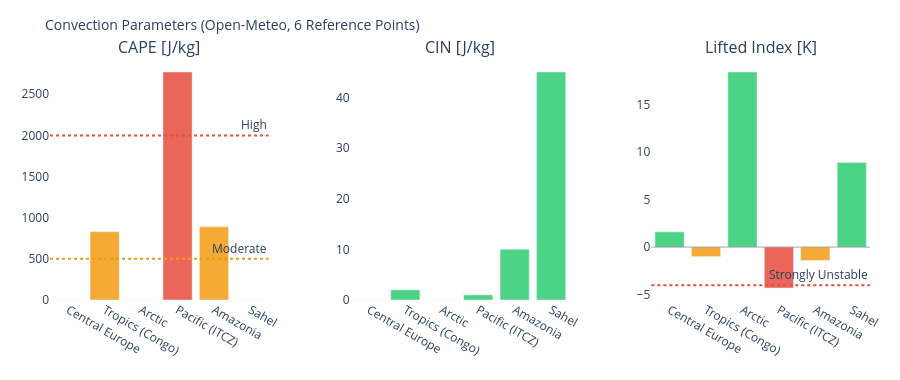

Notebook source saved alongside this figure:
### Markdown cell above
---
## 3. Visualizations

### Code cell
# ============================================================
# CAPE / CIN / LIFTED INDEX – Convection potential
# ============================================================

if not df_atm.empty:
    fig = make_subplots(
        rows=1, cols=3,
        subplot_titles=['CAPE [J/kg]', 'CIN [J/kg]', 'Lifted Index [K]'],
        horizontal_spacing=0.1
    )
    pts = df_atm['point'].tolist()
    pt_colors = ['#E85D24','#185FA5','#888780','#378ADD','#639922','#F2A623']

    # CAPE – höher = mehr Gewitterpotential
    cape_vals = df_atm['cape'].fillna(0).tolist()
    cape_colors = ['#e74c3c' if v > 2000 else '#f39c12' if v > 500 else '#2ecc71'
                   for v in cape_vals]
    fig.add_trace(go.Bar(x=pts, y=cape_vals, marker_color=cape_colors,
                         opacity=0.85, showlegend=False), row=1, col=1)
    fig.add_hline(y=2000, line_dash='dot', line_color='#e74c3c',
                  annotation_text='High', row=1, col=1)
    fig.add_hline(y=500,  line_dash='dot', line_color='#f39c12',
                  annotation_text='Moderate', row=1, col=1)

    # CIN – negativer = stärker gedeckelt (weniger Auslöse)
    cin_vals = df_atm['cin'].fillna(0).tolist()
    cin_colors = ['#e74c3c' if v < -200 else '#f39c12' if v < -50 else '#2ecc71'
                  for v in cin_vals]
    fig.add_trace(go.Bar(x=pts, y=cin_vals, marker_color=cin_colors,
                         opacity=0.85, showlegend=False), row=1, col=2)

    # Lifted Index – negativ = instabil
    li_vals = df_atm['li'].fillna(0).tolist()
    li_colors = ['#e74c3c' if v < -4 else '#f39c12' if v < 0 else '#2ecc71'
                 for v in li_vals]
    fig.add_trace(go.Bar(x=pts, y=li_vals, marker_color=li_colors,
                         opacity=0.85, showlegend=False), row=1, col=3)
    fig.add_hline(y=0, line_color='gray', line_width=0.7, row=1, col=3)
    fig.add_hline(y=-4, line_dash='dot', line_color='#e74c3c',
                  annotation_text='Strongly Unstable', row=1, col=3)

    fig.update_layout(
        title=dict(text='Convection Parameters (Open-Meteo, 6 Reference Points)', font=dict(size=14)),
        height=380, plot_bgcolor='rgba(0,0,0,0)', paper_bgcolor='rgba(0,0,0,0)',
        margin=dict(l=50, r=30, t=60, b=80)
    )
    fig.update_xaxes(tickangle=30)
    fig.show()

### Figure 1 — Plotly figure (JSON) as saved in the notebook; plotly's stock layout.template omitted (floating-point values rounded to 4 significant figures)
{"data": [{"marker": {"color": ["#2ecc71", "#f39c12", "#2ecc71", "#e74c3c", "#f39c12", "#2ecc71"]}, "opacity": 0.85, "showlegend": false, "type": "bar", "x": ["Central Europe", "Tropics (Congo)", "Arctic", "Pacific (ITCZ)", "Amazonia", "Sahel"], "xaxis": "x", "y": [0.0, 830.0, 0.0, 2770.0, 890.0, 0.0], "yaxis": "y"}, {"marker": {"color": ["#2ecc71", "#2ecc71", "#2ecc71", "#2ecc71", "#2ecc71", "#2ecc71"]}, "opacity": 0.85, "showlegend": false, "type": "bar", "x": ["Central Europe", "Tropics (Congo)", "Arctic", "Pacific (ITCZ)", "Amazonia", "Sahel"], "xaxis": "x2", "y": [0.0, 2.0, 0.0, 1.0, 10.0, 45.0], "yaxis": "y2"}, {"marker": {"color": ["#2ecc71", "#f39c12", "#2ecc71", "#e74c3c", "#f39c12", "#2ecc71"]}, "opacity": 0.85, "showlegend": false, "type": "bar", "x": ["Central Europe", "Tropics (Congo)", "Arctic", "Pacific (ITCZ)", "Amazonia", "Sahel"], "xaxis": "x3", "y": [1.6, -1.0, 18.4, -4.3, -1.4, 8.9], "yaxis": "y3"}], "layout": {"annotations": [{"font": {"size": 16}, "showarrow": false, "text": "CAPE [J/kg]", "x": 0.1333, "xanchor": "center", "xref": "paper", "y": 1.0, "yanchor": "bottom", "yref": "paper"}, {"font": {"size": 16}, "showarrow": false, "text": "CIN [J/kg]", "x": 0.5, "xanchor": "center", "xref": "paper", "y": 1.0, "yanchor": "bottom", "yref": "paper"}, {"font": {"size": 16}, "showarrow": false, "text": "Lifted Index [K]", "x": 0.8667, "xanchor": "center", "xref": "paper", "y": 1.0, "yanchor": "bottom", "yref": "paper"}, {"showarrow": false, "text": "High", "x": 1, "xanchor": "right", "xref": "x domain", "y": 2000, "yanchor": "bottom", "yref": "y"}, {"showarrow": false, "text": "Moderate", "x": 1, "xanchor": "right", "xref": "x domain", "y": 500, "yanchor": "bottom", "yref": "y"}, {"showarrow": false, "text": "Strongly Unstable", "x": 1, "xanchor": "right", "xref": "x3 domain", "y": -4, "yanchor": "bottom", "yref": "y3"}], "height": 380, "margin": {"b": 80, "l": 50, "r": 30, "t": 60}, "paper_bgcolor": "rgba(0,0,0,0)", "plot_bgcolor": "rgba(0,0,0,0)", "shapes": [{"line": {"color": "#e74c3c", "dash": "dot"}, "type": "line", "x0": 0, "x1": 1, "xref": "x domain", "y0": 2000, "y1": 2000, "yref": "y"}, {"line": {"color": "#f39c12", "dash": "dot"}, "type": "line", "x0": 0, "x1": 1, "xref": "x domain", "y0": 500, "y1": 500, "yref": "y"}, {"line": {"color": "gray", "width": 0.7}, "type": "line", "x0": 0, "x1": 1, "xref": "x3 domain", "y0": 0, "y1": 0, "yref": "y3"}, {"line": {"color": "#e74c3c", "dash": "dot"}, "type": "line", "x0": 0, "x1": 1, "xref": "x3 domain", "y0": -4, "y1": -4, "yref": "y3"}], "title": {"font": {"size": 14}, "text": "Convection Parameters (Open-Meteo, 6 Reference Points)"}, "xaxis": {"anchor": "y", "domain": [0.0, 0.2667], "tickangle": 30}, "xaxis2": {"anchor": "y2", "domain": [0.3667, 0.6333], "tickangle": 30}, "xaxis3": {"anchor": "y3", "domain": [0.7333, 1.0], "tickangle": 30}, "yaxis": {"anchor": "x", "domain": [0.0, 1.0]}, "yaxis2": {"anchor": "x2", "domain": [0.0, 1.0]}, "yaxis3": {"anchor": "x3", "domain": [0.0, 1.0]}}}
